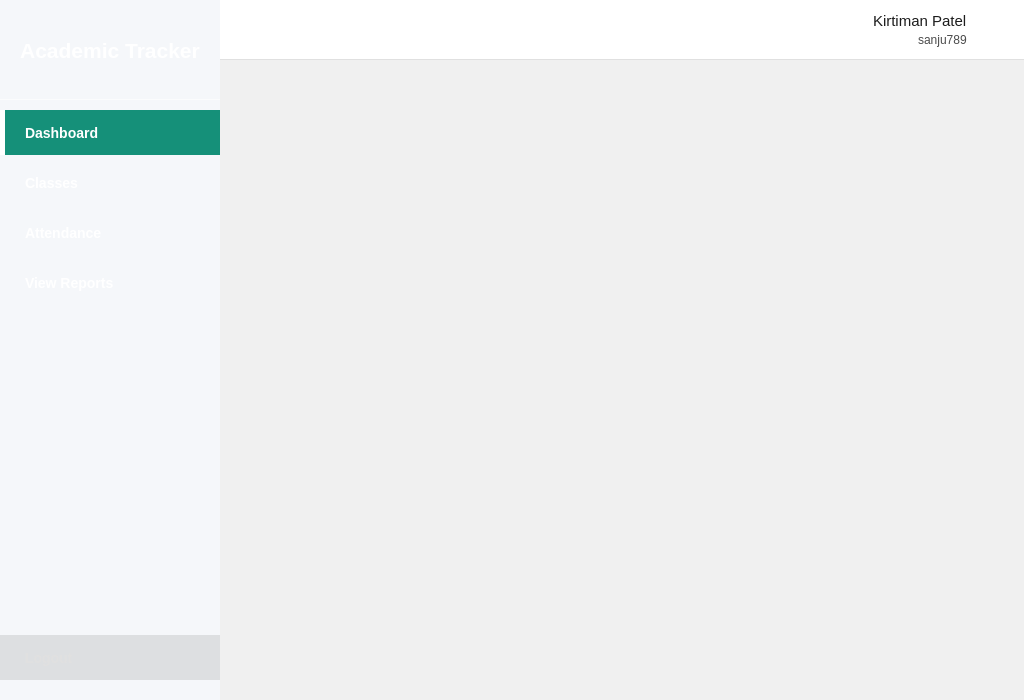
<?xml version="1.0" encoding="UTF-8"?>
<ui version="4.0">
 <class>HomeWindow</class>
 <widget class="QWidget" name="HomeWindow">
  <property name="geometry">
   <rect>
    <x>0</x>
    <y>0</y>
    <width>1024</width>
    <height>700</height>
   </rect>
  </property>
  <property name="windowTitle">
   <string>Dashboard</string>
  </property>
  <property name="styleSheet">
   <string notr="true">#HomeWindow {
   background-color: #f5f7fa;
}</string>
  </property>
  <layout class="QHBoxLayout" name="horizontalLayout">
   <property name="spacing">
    <number>0</number>
   </property>
   <property name="leftMargin">
    <number>0</number>
   </property>
   <property name="topMargin">
    <number>0</number>
   </property>
   <property name="rightMargin">
    <number>0</number>
   </property>
   <property name="bottomMargin">
    <number>0</number>
   </property>
   <item>
    <widget class="QFrame" name="sidebarFrame">
     <property name="sizePolicy">
      <sizepolicy hsizetype="Preferred" vsizetype="Preferred">
       <horstretch>0</horstretch>
       <verstretch>0</verstretch>
      </sizepolicy>
     </property>
     <property name="minimumSize">
      <size>
       <width>220</width>
       <height>0</height>
      </size>
     </property>
     <property name="maximumSize">
      <size>
       <width>220</width>
       <height>16777215</height>
      </size>
     </property>
     <property name="styleSheet">
      <string notr="true">#sidebarFrame {
    background: qlineargradient(
        x1:0, y1:0,
        x2:0, y2:1,
        stop:0 #50d5b7,
        stop:1 #067d68
    );
}

/* Base style for all sidebar buttons */
QPushButton {
    background-color: transparent;
    color: white;
    text-align: left;
    padding-left: 20px;
    border: none;
    font-size: 14px;
    font-weight: 500;
    height: 45px;
    border-left: 5px solid transparent;
	qproperty-cursor: PointingHandCursor;
}

QPushButton:hover {
    background-color: #159079;
}

QPushButton:checked {
    background-color: #159079;
    border-left: 5px solid #ffffff;
    font-weight: bold;
}</string>
     </property>
     <property name="frameShape">
      <enum>QFrame::Shape::NoFrame</enum>
     </property>
     <property name="frameShadow">
      <enum>QFrame::Shadow::Raised</enum>
     </property>
     <layout class="QVBoxLayout" name="verticalLayout">
      <property name="spacing">
       <number>0</number>
      </property>
      <property name="leftMargin">
       <number>0</number>
      </property>
      <property name="topMargin">
       <number>0</number>
      </property>
      <property name="rightMargin">
       <number>0</number>
      </property>
      <property name="bottomMargin">
       <number>20</number>
      </property>
      <item>
       <widget class="QFrame" name="logoFrame">
        <property name="minimumSize">
         <size>
          <width>0</width>
          <height>100</height>
         </size>
        </property>
        <property name="styleSheet">
         <string notr="true">#logoFrame{
	background: transparent;
	border: 1px solid transparent;
	border-bottom-color: rgba(255, 255, 255, 158)
}</string>
        </property>
        <layout class="QHBoxLayout" name="horizontalLayout_2">
         <item>
          <widget class="QLabel" name="appTitle">
           <property name="font">
            <font>
             <pointsize>16</pointsize>
             <bold>true</bold>
            </font>
           </property>
           <property name="styleSheet">
            <string notr="true">color: white;</string>
           </property>
           <property name="text">
            <string>Academic Tracker</string>
           </property>
           <property name="alignment">
            <set>Qt::AlignmentFlag::AlignCenter</set>
           </property>
          </widget>
         </item>
        </layout>
       </widget>
      </item>
      <item>
       <widget class="QStackedWidget" name="sidebarStack">
        <property name="currentIndex">
         <number>1</number>
        </property>
        <widget class="QWidget" name="studentPage">
         <layout class="QVBoxLayout" name="verticalLayout_student">
          <property name="spacing">
           <number>5</number>
          </property>
          <property name="leftMargin">
           <number>0</number>
          </property>
          <property name="topMargin">
           <number>10</number>
          </property>
          <property name="rightMargin">
           <number>0</number>
          </property>
          <property name="bottomMargin">
           <number>0</number>
          </property>
          <item>
           <widget class="QPushButton" name="btn_std_dashboard">
            <property name="cursor">
             <cursorShape>PointingHandCursor</cursorShape>
            </property>
            <property name="text">
             <string>Dashboard</string>
            </property>
            <property name="icon">
             <iconset>
              <normaloff>../icons/dashboard.png</normaloff>../icons/dashboard.png</iconset>
            </property>
            <property name="iconSize">
             <size>
              <width>20</width>
              <height>20</height>
             </size>
            </property>
            <property name="checkable">
             <bool>true</bool>
            </property>
            <property name="checked">
             <bool>true</bool>
            </property>
            <property name="autoExclusive">
             <bool>true</bool>
            </property>
           </widget>
          </item>
          <item>
           <widget class="QPushButton" name="btn_std_classes">
            <property name="cursor">
             <cursorShape>PointingHandCursor</cursorShape>
            </property>
            <property name="text">
             <string>Classes</string>
            </property>
            <property name="icon">
             <iconset>
              <normaloff>../icons/class.png</normaloff>../icons/class.png</iconset>
            </property>
            <property name="iconSize">
             <size>
              <width>20</width>
              <height>20</height>
             </size>
            </property>
            <property name="checkable">
             <bool>true</bool>
            </property>
            <property name="autoExclusive">
             <bool>true</bool>
            </property>
           </widget>
          </item>
          <item>
           <spacer name="verticalSpacer_std">
            <property name="orientation">
             <enum>Qt::Orientation::Vertical</enum>
            </property>
            <property name="sizeHint" stdset="0">
             <size>
              <width>20</width>
              <height>40</height>
             </size>
            </property>
           </spacer>
          </item>
         </layout>
        </widget>
        <widget class="QWidget" name="teacherPage">
         <layout class="QVBoxLayout" name="verticalLayout_teacher">
          <property name="spacing">
           <number>5</number>
          </property>
          <property name="leftMargin">
           <number>0</number>
          </property>
          <property name="topMargin">
           <number>10</number>
          </property>
          <property name="rightMargin">
           <number>0</number>
          </property>
          <property name="bottomMargin">
           <number>0</number>
          </property>
          <item>
           <widget class="QPushButton" name="btn_teach_dashboard">
            <property name="cursor">
             <cursorShape>PointingHandCursor</cursorShape>
            </property>
            <property name="text">
             <string>Dashboard</string>
            </property>
            <property name="icon">
             <iconset>
              <normaloff>../icons/dashboard.png</normaloff>../icons/dashboard.png</iconset>
            </property>
            <property name="iconSize">
             <size>
              <width>20</width>
              <height>20</height>
             </size>
            </property>
            <property name="checkable">
             <bool>true</bool>
            </property>
            <property name="checked">
             <bool>true</bool>
            </property>
            <property name="autoExclusive">
             <bool>true</bool>
            </property>
           </widget>
          </item>
          <item>
           <widget class="QPushButton" name="btn_teach_classes">
            <property name="cursor">
             <cursorShape>PointingHandCursor</cursorShape>
            </property>
            <property name="text">
             <string>Classes</string>
            </property>
            <property name="icon">
             <iconset>
              <normaloff>../icons/class.png</normaloff>../icons/class.png</iconset>
            </property>
            <property name="iconSize">
             <size>
              <width>20</width>
              <height>20</height>
             </size>
            </property>
            <property name="checkable">
             <bool>true</bool>
            </property>
            <property name="autoExclusive">
             <bool>true</bool>
            </property>
           </widget>
          </item>
          <item>
           <widget class="QPushButton" name="btn_teach_attendance">
            <property name="cursor">
             <cursorShape>PointingHandCursor</cursorShape>
            </property>
            <property name="text">
             <string>Attendance</string>
            </property>
            <property name="icon">
             <iconset>
              <normaloff>../icons/attendance.png</normaloff>../icons/attendance.png</iconset>
            </property>
            <property name="iconSize">
             <size>
              <width>20</width>
              <height>20</height>
             </size>
            </property>
            <property name="checkable">
             <bool>true</bool>
            </property>
            <property name="autoExclusive">
             <bool>true</bool>
            </property>
           </widget>
          </item>
          <item>
           <widget class="QPushButton" name="btn_teach_reports">
            <property name="cursor">
             <cursorShape>PointingHandCursor</cursorShape>
            </property>
            <property name="focusPolicy">
             <enum>Qt::FocusPolicy::StrongFocus</enum>
            </property>
            <property name="text">
             <string>View Reports</string>
            </property>
            <property name="icon">
             <iconset>
              <normaloff>../icons/reports.png</normaloff>../icons/reports.png</iconset>
            </property>
            <property name="iconSize">
             <size>
              <width>20</width>
              <height>20</height>
             </size>
            </property>
            <property name="checkable">
             <bool>true</bool>
            </property>
            <property name="autoExclusive">
             <bool>true</bool>
            </property>
            <property name="autoDefault">
             <bool>true</bool>
            </property>
            <property name="default">
             <bool>false</bool>
            </property>
           </widget>
          </item>
          <item>
           <spacer name="verticalSpacer_teach">
            <property name="orientation">
             <enum>Qt::Orientation::Vertical</enum>
            </property>
            <property name="sizeHint" stdset="0">
             <size>
              <width>20</width>
              <height>40</height>
             </size>
            </property>
           </spacer>
          </item>
         </layout>
        </widget>
       </widget>
      </item>
      <item>
       <widget class="QPushButton" name="logoutButton">
        <property name="cursor">
         <cursorShape>PointingHandCursor</cursorShape>
        </property>
        <property name="styleSheet">
         <string notr="true">
QPushButton {
    background-color: rgba(0,0,0,0.1);
    color: #e0e0e0;
}
QPushButton:hover {
    background-color: #c0392b; /* Red for logout */
    color: white;
}
</string>
        </property>
        <property name="text">
         <string>Logout</string>
        </property>
        <property name="icon">
         <iconset>
          <normaloff>../icons/logout.png</normaloff>../icons/logout.png</iconset>
        </property>
        <property name="iconSize">
         <size>
          <width>20</width>
          <height>20</height>
         </size>
        </property>
       </widget>
      </item>
     </layout>
    </widget>
   </item>
   <item>
    <layout class="QVBoxLayout" name="mainContentLayout">
     <property name="spacing">
      <number>0</number>
     </property>
     <item>
      <widget class="QFrame" name="headerFrame">
       <property name="minimumSize">
        <size>
         <width>0</width>
         <height>60</height>
        </size>
       </property>
       <property name="styleSheet">
        <string notr="true">#headerFrame {
    background-color: white;
    border-bottom: 1px solid #e0e0e0;
}</string>
       </property>
       <layout class="QHBoxLayout" name="horizontalLayout_3">
        <item>
         <spacer name="horizontalSpacer">
          <property name="orientation">
           <enum>Qt::Orientation::Horizontal</enum>
          </property>
          <property name="sizeType">
           <enum>QSizePolicy::Policy::Expanding</enum>
          </property>
          <property name="sizeHint" stdset="0">
           <size>
            <width>40</width>
            <height>20</height>
           </size>
          </property>
         </spacer>
        </item>
        <item>
         <layout class="QVBoxLayout" name="verticalLayout_2">
          <property name="spacing">
           <number>0</number>
          </property>
          <item>
           <widget class="QLabel" name="nameLabel">
            <property name="sizePolicy">
             <sizepolicy hsizetype="Preferred" vsizetype="Fixed">
              <horstretch>0</horstretch>
              <verstretch>0</verstretch>
             </sizepolicy>
            </property>
            <property name="font">
             <font>
              <family>Segoe UI</family>
              <pointsize>11</pointsize>
              <italic>false</italic>
              <fontweight>DemiBold</fontweight>
             </font>
            </property>
            <property name="styleSheet">
             <string notr="true">color: rgb(29, 29, 29);
font: 600 11pt &quot;Segoe UI&quot;;</string>
            </property>
            <property name="text">
             <string>Kirtiman Patel</string>
            </property>
           </widget>
          </item>
          <item>
           <widget class="QLabel" name="usernameLabel">
            <property name="sizePolicy">
             <sizepolicy hsizetype="Fixed" vsizetype="Fixed">
              <horstretch>0</horstretch>
              <verstretch>0</verstretch>
             </sizepolicy>
            </property>
            <property name="layoutDirection">
             <enum>Qt::LayoutDirection::RightToLeft</enum>
            </property>
            <property name="styleSheet">
             <string notr="true">color: rgb(75, 75, 75);
font: 600 9pt &quot;Segoe UI&quot;;</string>
            </property>
            <property name="text">
             <string>sanju789</string>
            </property>
           </widget>
          </item>
         </layout>
        </item>
        <item>
         <widget class="QLabel" name="label_2">
          <property name="sizePolicy">
           <sizepolicy hsizetype="Fixed" vsizetype="Fixed">
            <horstretch>0</horstretch>
            <verstretch>0</verstretch>
           </sizepolicy>
          </property>
          <property name="minimumSize">
           <size>
            <width>42</width>
            <height>42</height>
           </size>
          </property>
          <property name="maximumSize">
           <size>
            <width>42</width>
            <height>42</height>
           </size>
          </property>
          <property name="text">
           <string/>
          </property>
          <property name="pixmap">
           <pixmap>../icons/pfp.png</pixmap>
          </property>
          <property name="scaledContents">
           <bool>true</bool>
          </property>
         </widget>
        </item>
       </layout>
      </widget>
     </item>
     <item>
      <widget class="QStackedWidget" name="mainContentStack">
       <property name="styleSheet">
        <string notr="true">background: rgb(240, 240, 240)</string>
       </property>
       <property name="currentIndex">
        <number>0</number>
       </property>
       <widget class="QWidget" name="pageDashboard">
        <layout class="QVBoxLayout" name="verticalLayout_3"/>
       </widget>
      </widget>
     </item>
    </layout>
   </item>
  </layout>
 </widget>
 <resources/>
 <connections/>
</ui>
